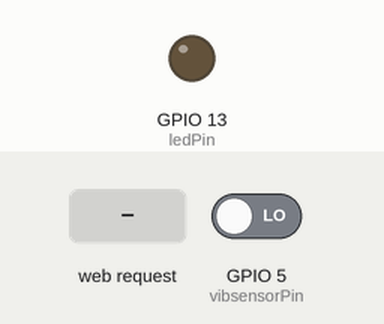
Recording of a sketch running on a simulated ESP8266 (NodeMCU). Shown: output pins drawn as LEDs (lit = HIGH). The test bench sets the inputs (shaded band); at power-on: GPIO 5 (vibsensorPin) LOW. WiFi joins after 1.5 s; servers stay silent unless stated; what the sketch prints to the serial monitor is not drawn.

Above: at 2.7 s.
2.8 s: HTTP request GET /start/1 received
At 4.7 s:
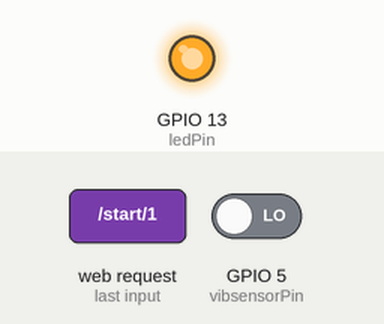
5.0 s: HTTP request GET /stop/0 received
At 6.3 s:
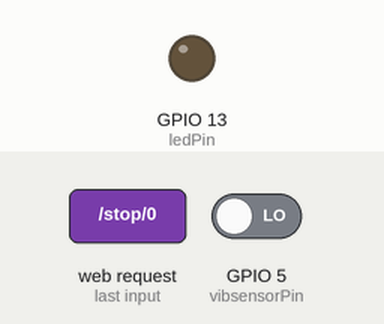
Timing chart, 0 to 8.0 s (numbered marks = the images above; inputs shaded):
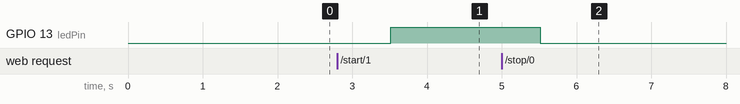

The sketch:

oltaAlarmi.ino
```cpp
#define vibsensorPin  5
#define ledPin  13
#include <ESP8266WiFi.h>

const char* ssid = "turkmen";
const char* password = "omer1234";
boolean bite = false;

WiFiServer server(80);

void setup() {
  Serial.begin(115200);
  delay(10);

  pinMode(ledPin, OUTPUT);
  pinMode(vibsensorPin, INPUT);
  digitalWrite(ledPin, LOW);

  // Connect to WiFi network
  Serial.println();
  Serial.println();
  Serial.print("Connecting to ");
  Serial.println(ssid);

  WiFi.begin(ssid, password);

  while (WiFi.status() != WL_CONNECTED) {
    delay(500);
    Serial.print(".");
  }
  Serial.println("");
  Serial.println("WiFi connected");

  // Start the server
  server.begin();
  Serial.println("Server started");

  // Print the IP address
  Serial.println(WiFi.localIP());
}

void loop() {

  long fishAlarm = pulseIn(vibsensorPin, HIGH);
  if (fishAlarm > 100)
  {
    bite = true;
    Serial.println(fishAlarm);
    Serial.println(bite);
  }


  // Check if a client has connected
  WiFiClient client = server.available();
  if (!client) {
    return;
  }

  // Wait until the client sends some data
  Serial.println("new client");
  while(!client.available()){
    delay(1);
  }

  // Read the first line of the request
  String req = client.readStringUntil('\r');
  Serial.println(req);
  client.flush();

  // Match the request
  int val;
  if (req.indexOf("/stop/0") != -1)
    val = 0;
  else if (req.indexOf("/start/1") != -1)
    val = 1;
  else {
    Serial.println("invalid request");
    client.stop();
    return;
  }

  // Set GPIO according to the request
  digitalWrite(ledPin, val);

  client.flush();

  // Prepare the response
  String s = "HTTP/1.1 200 OK\r\n Content-Type: text/html\r\n\r\n\r\n";
  if (bite == true)
   {
    s += "!!!BALIK GELDİ!!!";
    bite= false;
   }

  else
  {
    s += "Balık yok";
  }

  // Send the response to the client
  client.print(s);
  delay(1);
  Serial.println("Client disonnected");
}
```

Measured:
- after the input at 2.8 s, GPIO 13 (ledPin): LOW → HIGH after 0.71 s
- after the input at 5.0 s, GPIO 13 (ledPin): HIGH → LOW after 0.52 s
